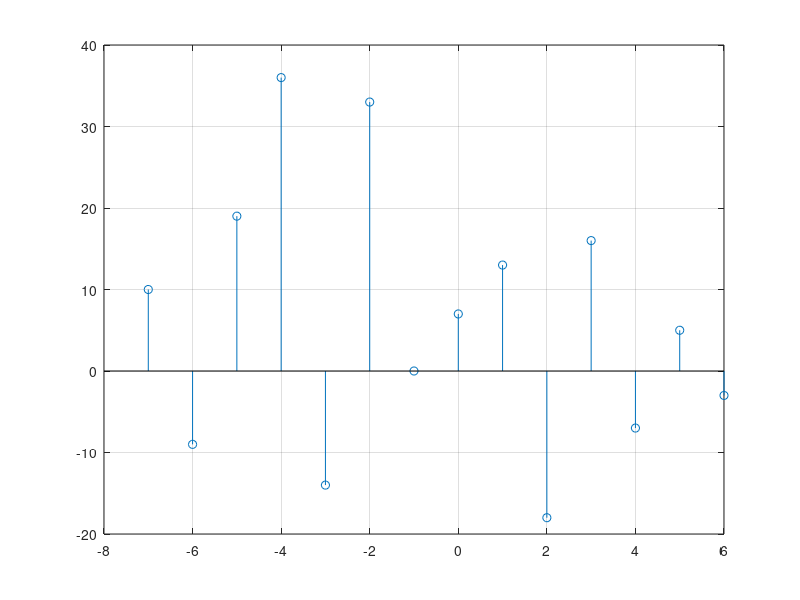

Write the MATLAB code that produced this figure.
clc
clear all
close all

%x = input('Enter the first array: ');
%h = input('Enter the second array: ');
x = [2,-1,3,7,1,2,-3];
x_sampleIndex = 0:6 ; % index range
h = [1,-1,2,-2,4,1,-2,5];
h_sampleIndex = 0:7 ;
h = fliplr(h);
h_sampleIndex = -fliplr(h_sampleIndex);

z = [];

for i=1:length(x)
  g = h .* x(i);
  z = [z;g];
endfor

[row colm] = size(z);
k = row+colm;
check=2;
y = [];
added_value = 0;

while(check<=k)
  for i=1:row
    for j=1:colm
      if (i+j)==check
        added_value = added_value + z(i,j);
      endif
    endfor
  endfor
  y = [y added_value];
  check=check+1;
  added_value=0;
endwhile;

disp(y);

final_n = min(x_sampleIndex)+min(h_sampleIndex) : max(x_sampleIndex)+max(h_sampleIndex);
stem(final_n,y);
grid on;